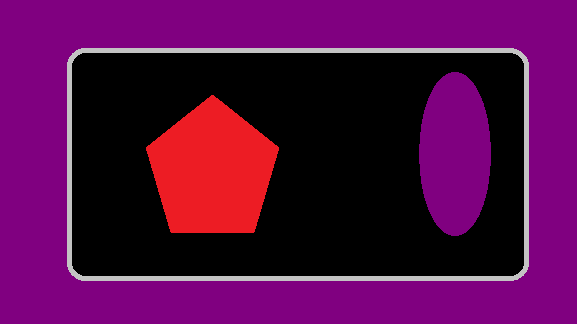
#> input picture colo-selector/purple/purple01.png, 577 x 324 px; its folder holds 3 pictures in this run
$ python purple.py
#> lines starting #> are read from the running program, lines starting #| are printed output that depends on the picture; after the words box and inside, x2 and y2 are one past the last pixel; in counts of white or black regions, pixels touching at a corner belong together
import cv2
import numpy as np

for i in range(1, 4):
    img = cv2.imread('purple0' + str(i) + '.png', 1)
#> img is the input picture: shape (324, 577, 3); mean B, G, R 70.3, 8.9, 84.2
    hsv = cv2.cvtColor(img, cv2.COLOR_BGR2HSV)
#> hsv: shape (324, 577, 3); mean H, S, V 83.6, 136.7, 84.2

    lower_api0 = np.array([140, 235, 108])
    upper_api0 = np.array([160, 255, 148])
    mask = cv2.inRange(hsv, lower_api0, upper_api0)
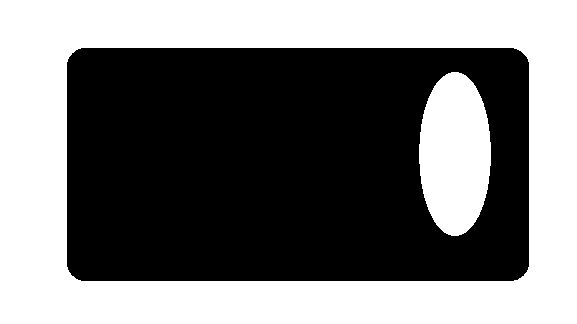
#> mask: shape (324, 577); 47.5% white; 2 white regions, box (x1, y1, x2, y2) and area: (0, 0, 577, 324) 79599, (419, 72, 491, 236) 9286

    new_img = cv2.bitwise_and(img, img, mask=mask)
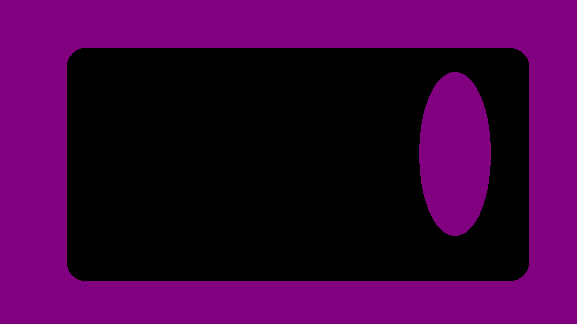
#> new_img: shape (324, 577, 3); mean B, G, R 60.9, 0, 60.9

    cv2.imshow("hasil" + str(i) + ".png", new_img)
    cv2.imshow('image', img)

    cv2.waitKey(0)
    cv2.destroyAllWindows()
#> pass 2 of the loop `for i in range(1, 4):`:
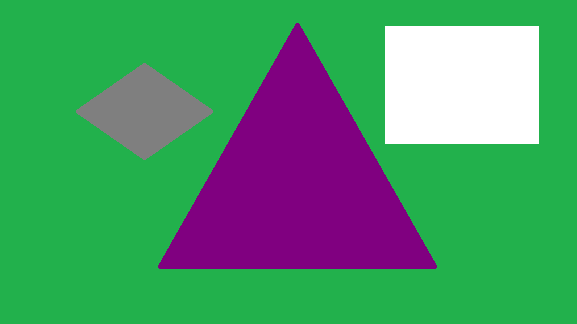
#> input picture colo-selector/purple/purple02.png, 577 x 324 px
#> img is the input picture: shape (324, 577, 3); mean B, G, R 105, 149.5, 76.6
#> hsv: shape (324, 577, 3); mean H, S, V 75, 187.6, 173.5
#> `mask = cv2.inRange(hsv, lower_api0, upper_api0)`:
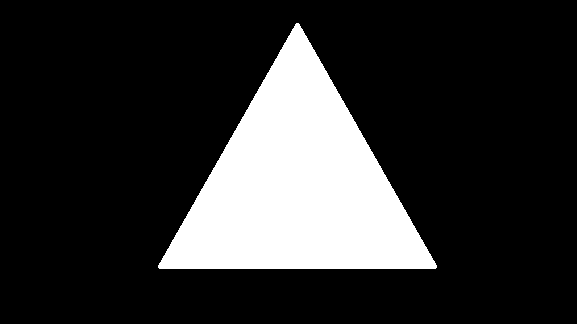
#> mask: shape (324, 577); 18.8% white; 1 white region, box (x1, y1, x2, y2) and area: (158, 23, 437, 269) 35087
#> `new_img = cv2.bitwise_and(img, img, mask=mask)`:
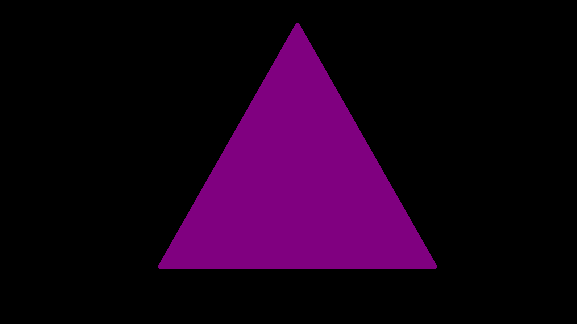
#> new_img: shape (324, 577, 3); mean B, G, R 24, 0, 24
#> pass 3 of the loop `for i in range(1, 4):`:
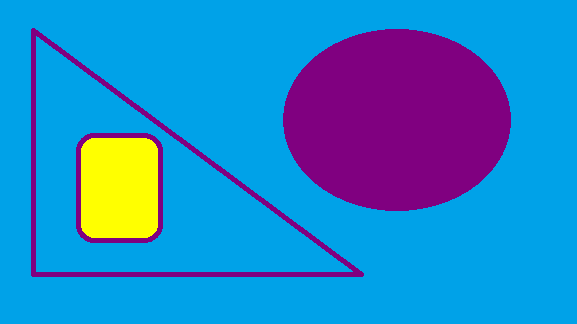
#> input picture colo-selector/purple/purple03.png, 577 x 324 px
#> img is the input picture: shape (324, 577, 3); mean B, G, R 200.9, 131.8, 37.1
#> hsv: shape (324, 577, 3); mean H, S, V 106.9, 255, 211.1
#> `mask = cv2.inRange(hsv, lower_api0, upper_api0)`:
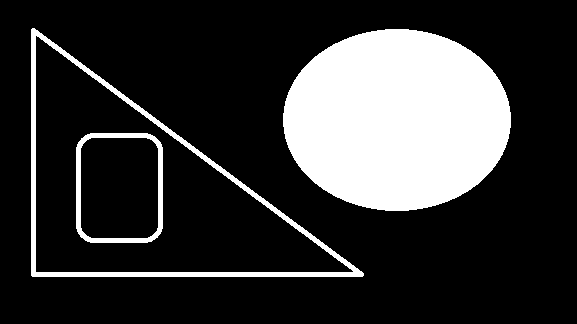
#> mask: shape (324, 577); 21% white; 3 white regions, box (x1, y1, x2, y2) and area: (283, 29, 511, 211) 32556, (31, 28, 364, 277) 4892, (76, 133, 163, 243) 1740
#> `new_img = cv2.bitwise_and(img, img, mask=mask)`:
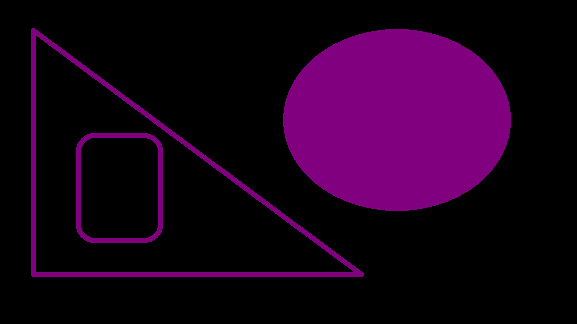
#> new_img: shape (324, 577, 3); mean B, G, R 26.8, 0, 26.8
